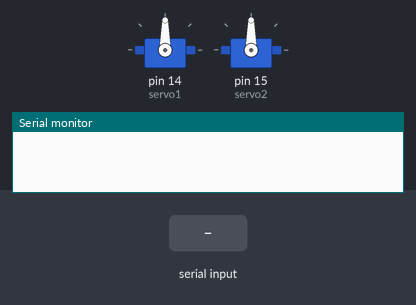
This sketch was run on a simulated Arduino Uno, built with avr-gcc and run on an emulated ATmega328P. Parts: 2 × servo, the last lines printed to the serial monitor. The test bench sets the inputs (shaded band).

Above: at 1.2 s.
1.3 s: byte 30 received over Serial
At 1.7 s:
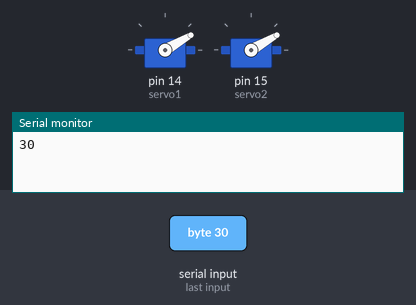
2.8 s: byte 120 received over Serial
At 4.0 s:
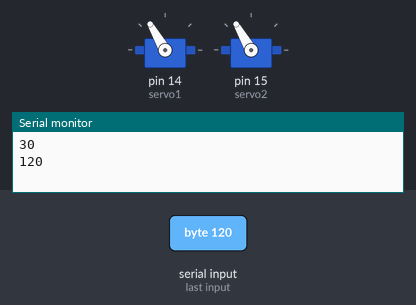
Timing chart, 0 to 5.8 s (numbered marks = the images above; inputs shaded):
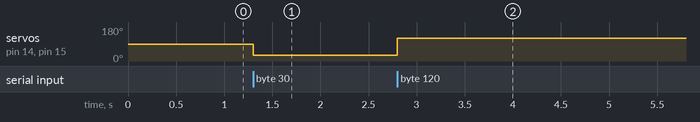

The sketch:

ARDUINO_CODE.pde
```cpp
#include <Servo.h>

Servo servo1;
Servo servo2;


void setup() {

  pinMode(1,OUTPUT);
  servo1.attach(14); //analog pin 0
  servo2.attach(15); //analog pin 1

  Serial.begin(9600);

}

void loop() {
if ( Serial.available()) {
  int pos = Serial.read();
servo1.write(pos);
servo2.write(pos);
Serial.println(pos);
}

}
```

Measured:
- after the input at 1.3 s, servo on pin 14 (servo1), servo on pin 15 (servo2): 90° → 30° at once
- after the input at 2.8 s, servo on pin 14 (servo1), servo on pin 15 (servo2): 30° → 120° at once
